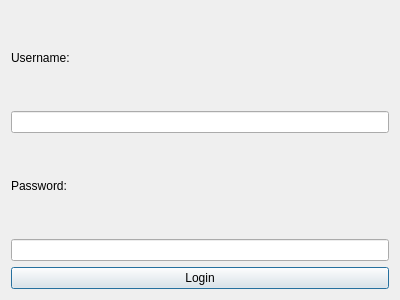
<?xml version="1.0" encoding="UTF-8"?>
<ui version="4.0">
 <class>LoginDialog</class>
 <widget class="QDialog" name="LoginDialog">
  <property name="geometry">
   <rect>
    <x>0</x>
    <y>0</y>
    <width>400</width>
    <height>300</height>
   </rect>
  </property>
  <property name="windowTitle">
   <string>Login</string>
  </property>
  <layout class="QVBoxLayout" name="verticalLayout">
   <item>
    <widget class="QLabel" name="usernameLabel">
     <property name="text">
      <string>Username:</string>
     </property>
    </widget>
   </item>
   <item>
    <widget class="QLineEdit" name="usernameEdit"/>
   </item>
   <item>
    <widget class="QLabel" name="passwordLabel">
     <property name="text">
      <string>Password:</string>
     </property>
    </widget>
   </item>
   <item>
    <widget class="QLineEdit" name="passwordEdit">
     <property name="echoMode">
      <enum>QLineEdit::Password</enum>
     </property>
    </widget>
   </item>
   <item>
    <widget class="QPushButton" name="loginButton">
     <property name="text">
      <string>Login</string>
     </property>
    </widget>
   </item>
  </layout>
 </widget>
</ui>
